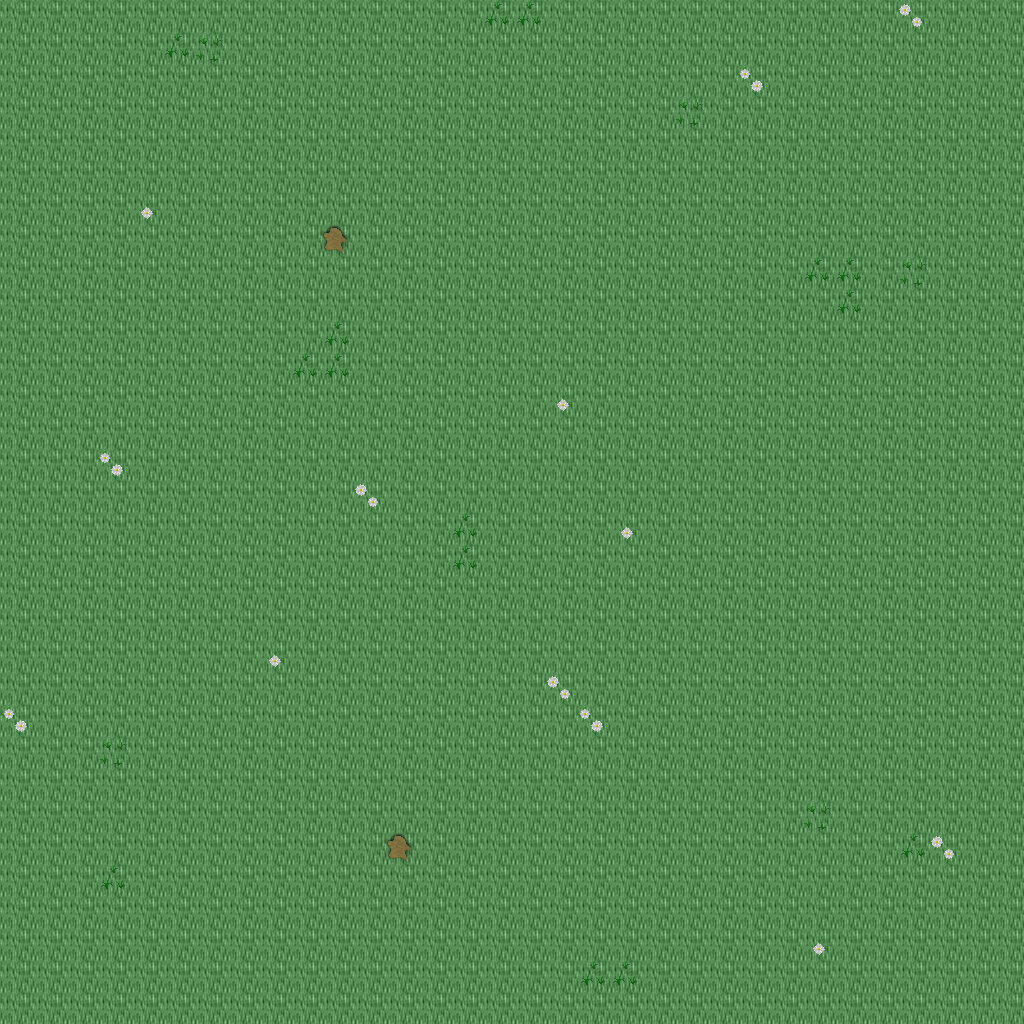

This game map was drawn from its Tiled (.tmx) file and the tilesets committed beside it. A one-line description and the trimmed map source follow:
An orthogonal 32x32 tile map with 32x32 px tiles, 5 tile layers (Ground, Objects, Objects2, Above, ...), 1 hidden layer not drawn, 26 tilesets.

<map version="1.10" tiledversion="1.11.0" orientation="orthogonal" renderorder="right-down" width="32" height="32" tilewidth="32" tileheight="32" infinite="0" nextlayerid="11" nextobjectid="1">
 <tileset firstgid="1" name="ground_ground" tilewidth="32" tileheight="32" tilecount="33" columns="3">
  <image source="../drawable/ground_ground.png" width="96" height="352" />
 </tileset>
 <tileset firstgid="34" name="building_castle" tilewidth="32" tileheight="32" tilecount="320" columns="20">
  <image source="../drawable/building_castle.png" width="640" height="512" />
 </tileset>
 <tileset firstgid="354" name="plant_flower_daisy_white" tilewidth="32" tileheight="32" tilecount="8" columns="2">
  <image source="../drawable/plant_flower_daisy_white.png" width="64" height="128" />
 </tileset>
 <tileset firstgid="362" name="ground_mud_patch" tilewidth="32" tileheight="32" tilecount="4" columns="4">
  <image source="../drawable/ground_mud_patch.png" width="128" height="32" />
 </tileset>
 <tileset firstgid="366" name="plant_grasses" tilewidth="32" tileheight="32" tilecount="6" columns="3">
  <image source="../drawable/plant_grasses.png" width="96" height="64" />
 </tileset>
 <tileset firstgid="372" name="ground_cobbled_paving" tilewidth="32" tileheight="32" tilecount="1" columns="1">
  <image source="../drawable/ground_cobbled_paving.png" width="32" height="32" />
 </tileset>
 <tileset firstgid="373" name="plant_bush_bushes" tilewidth="32" tileheight="32" tilecount="10" columns="5">
  <image source="../drawable/plant_bush_bushes.png" width="160" height="64" />
 </tileset>
 <tileset firstgid="383" name="ground_grass_edges" tilewidth="32" tileheight="32" tilecount="36" columns="12">
  <image source="../drawable/ground_grass_edges.png" width="384" height="96" />
 </tileset>
 <tileset firstgid="419" name="ground_grass_corners" tilewidth="32" tileheight="32" tilecount="24" columns="6">
  <image source="../drawable/ground_grass_corners.png" width="192" height="128" />
 </tileset>
 <tileset firstgid="443" name="plant_tree_tree_darkgreen" tilewidth="32" tileheight="32" tilecount="88" columns="8">
  <image source="../drawable/plant_tree_tree_darkgreen.png" width="256" height="352" />
 </tileset>
 <tileset firstgid="531" name="plant_flower_daisy_yellow" tilewidth="32" tileheight="32" tilecount="8" columns="2">
  <image source="../drawable/plant_flower_daisy_yellow.png" width="64" height="128" />
 </tileset>
 <tileset firstgid="539" name="plant_flower_daisy_red" tilewidth="32" tileheight="32" tilecount="8" columns="2">
  <image source="../drawable/plant_flower_daisy_red.png" width="64" height="128" />
 </tileset>
 <tileset firstgid="547" name="plant_flower_daisy_blue" tilewidth="32" tileheight="32" tilecount="8" columns="2">
  <image source="../drawable/plant_flower_daisy_blue.png" width="64" height="128" />
 </tileset>
 <tileset firstgid="555" name="building_fence_fence_chunky" tilewidth="32" tileheight="32" tilecount="21" columns="3">
  <image source="../drawable/building_fence_fence_chunky.png" width="96" height="224" />
 </tileset>
 <tileset firstgid="576" name="plant_bush_hedge" tilewidth="32" tileheight="32" tilecount="35" columns="5">
  <image source="../drawable/plant_bush_hedge.png" width="160" height="224" />
 </tileset>
 <tileset firstgid="611" name="plant_stump_stump_green" tilewidth="32" tileheight="32" tilecount="4" columns="2">
  <image source="../drawable/plant_stump_stump_green.png" width="64" height="64" />
 </tileset>
 <tileset firstgid="615" name="plant_stump_stump_brown" tilewidth="32" tileheight="32" tilecount="4" columns="2">
  <image source="../drawable/plant_stump_stump_brown.png" width="64" height="64" />
 </tileset>
 <tileset firstgid="619" name="logic_item_resources" tilewidth="32" tileheight="32" tilecount="6" columns="6">
  <image source="../drawable/logic_item_resources.png" width="192" height="32" />
 </tileset>
 <tileset firstgid="625" name="logic_portal" tilewidth="32" tileheight="32" tilecount="24" columns="8">
  <image source="../drawable/logic_portal.png" width="256" height="96" />
 </tileset>
 <tileset firstgid="649" name="logic_creature_mummy" tilewidth="32" tileheight="32" tilecount="2" columns="2">
  <image source="../drawable/logic_creature_mummy.png" width="64" height="32" />
 </tileset>
 <tileset firstgid="651" name="logic_creature_animal" tilewidth="32" tileheight="32" tilecount="32" columns="8">
  <image source="../drawable/logic_creature_animal.png" width="256" height="128" />
 </tileset>
 <tileset firstgid="683" name="logic_collision" tilewidth="32" tileheight="32" tilecount="1" columns="1">
  <image source="../drawable/logic_collision.png" width="32" height="32" />
 </tileset>
 <tileset firstgid="684" name="ground_grass_2" tilewidth="32" tileheight="32" tilecount="21" columns="3">
  <image source="../drawable/ground_grass_2.png" width="96" height="224" />
 </tileset>
 <tileset firstgid="705" name="logic_protection" tilewidth="32" tileheight="32" tilecount="2" columns="2">
  <image source="../drawable/logic_protection.png" width="64" height="32" />
 </tileset>
 <tileset firstgid="707" name="logic_creature_undead_skeleton" tilewidth="32" tileheight="32" tilecount="6" columns="6">
  <image source="../drawable/logic_creature_undead_skeleton.png" width="192" height="32" />
 </tileset>
 <tileset firstgid="713" name="logic_creature_troll" tilewidth="32" tileheight="32" tilecount="4" columns="4">
  <image source="../drawable/logic_creature_troll.png" width="128" height="32" />
 </tileset>
 <layer id="1" name="Ground" width="32" height="32">
  <data>[1024 cells, 1024 non-empty, 1 distinct tile ids]</data>
 </layer>
 <layer id="2" name="Objects" width="32" height="32">
  <data>[1024 cells, 35 non-empty, 6 distinct tile ids]</data>
 </layer>
 <layer id="3" name="Objects2" width="32" height="32">
  <data>[1024 cells, 0 non-empty, 0 distinct tile ids]</data>
 </layer>
 <layer id="4" name="Above" width="32" height="32">
  <data>[1024 cells, 0 non-empty, 0 distinct tile ids]</data>
 </layer>
 <layer id="5" name="Above2" width="32" height="32">
  <data>[1024 cells, 0 non-empty, 0 distinct tile ids]</data>
 </layer>
 <layer id="6" name="Walkable" width="32" height="32" visible="0">
  <data>[1024 cells, 0 non-empty, 0 distinct tile ids]</data>
 </layer>
 <objectgroup id="7" name="Mapevents" />
 <objectgroup id="8" name="Spawn" />
 <objectgroup id="9" name="Keys" />
 <objectgroup id="10" name="Replace" />
</map>
